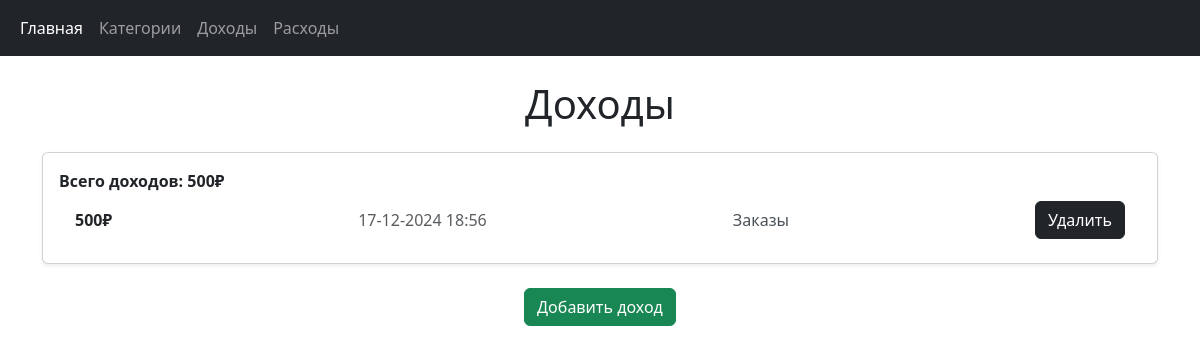
Page /income on the committed database.
### dashboard/models.py (models this page shows, shortened)
class Income(models.Model):
    category = models.ForeignKey(
        Category,
        on_delete=models.CASCADE,
        related_name="incomes",
        verbose_name="Категория",
    )
    amount = models.IntegerField()
    date = models.DateTimeField(auto_now_add=True)

class Category(models.Model):
    title = models.CharField(max_length=255)

### dashboard/views.py (the view)
# urls.py: path("income", income_view, name="income_view"),
def income_view(request):
    incomes = Income.objects.all()
    sum_inc = Income.objects.aggregate(total_inc=Sum("amount"))
    total_inc = sum_inc["total_inc"]
    context = {
        "incomes": incomes,
        "total_inc": total_inc,
    }
    return render(request, "income.html", context)

### templates/income.html (shortened to what this page needs)
{% extends "base.html" %}
{% block content %}
<h1 class="text-center my-4">Доходы</h1>
<div class="card shadow-sm">
    <div class="card-body">
        <ul class="list-group list-group-flush">
            <span class="fw-bold">Всего доходов: {{ total_inc }}₽</span>
            {% for income in incomes %}
            <li class="list-group-item d-flex justify-content-between align-items-center">
                <span class="fw-bold">{{ income.amount }}₽</span>
                <span class="text-muted">{{ income.date|date:"d-m-Y H:i" }}</span>
                <span class="text-light-emphasis">{{ income.category.title }}</span>
                <form method="POST" action="{% url 'income_del' income.id %}">
                    <button type="submit" class="btn btn-dark">Удалить</button>
                </form>
            </li>
            {% endfor %}
        </ul>
    </div>
</div>
<div class="text-center mt-4">
    <a href="/income/add" class="btn btn-success">Добавить доход</a>
</div>
{% endblock %}

### rows in the picture
Income: amount "500", date "17-12-2024 18:56", category "Заказы"

### other values in the picture
{{ total_inc }} "500"
